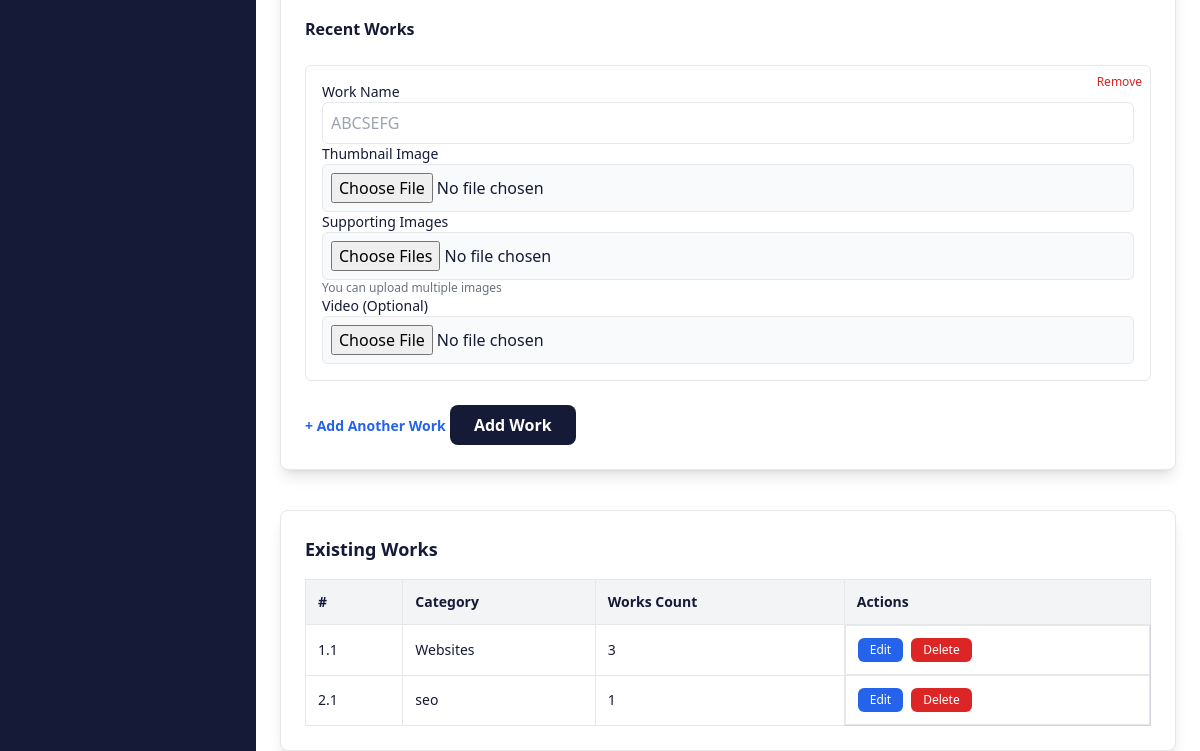
/admin-portfolio/ (lower part), run on an earlier commit of the app's database.
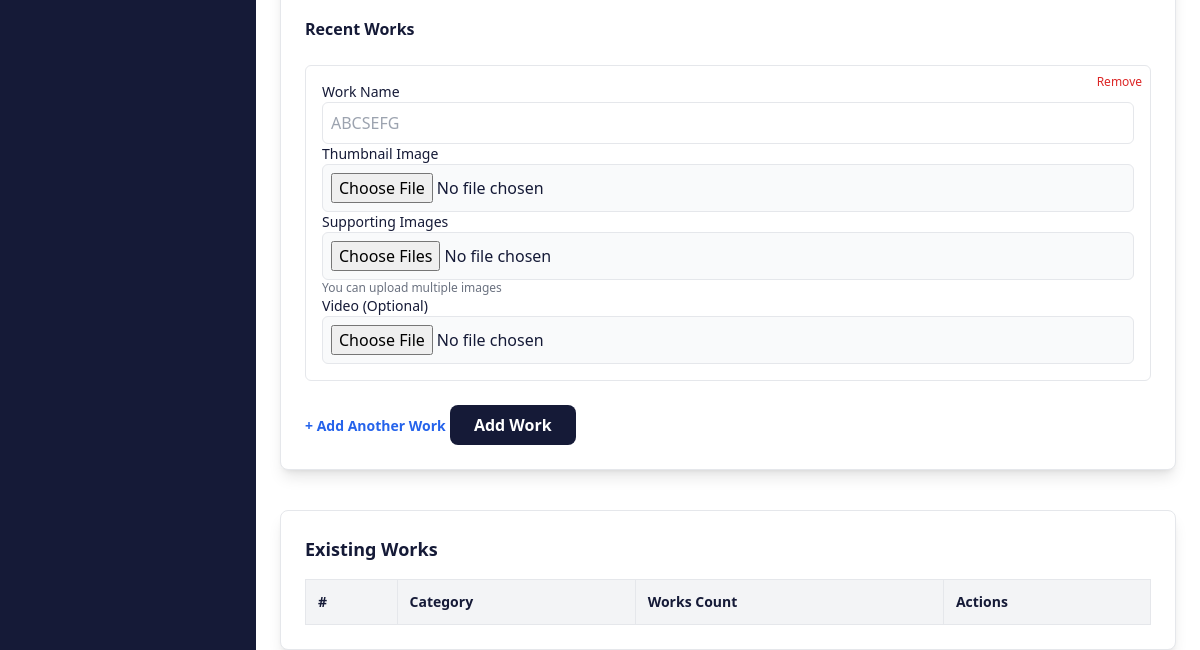
And on a later commit of the database.
### cybexelapp/models.py (models this page shows, shortened)
class PortfolioDetail(models.Model):
    category = models.ForeignKey(
        PortfolioCategory,
        on_delete=models.CASCADE,
        related_name="details",
        blank=True,
        null=True
    )
    subcategory = models.ForeignKey(
    PortfolioSubCategory,
    on_delete=models.CASCADE,
    related_name="details",
    blank=True,
    null=True
)
    heading = models.CharField(max_length=500)
    intro_paragraph = models.TextField(default="No intro provided yet.")  # ✅ Default added
    main_image = models.ImageField(upload_to="portfolio/detail/main/")
    process_heading = models.CharField(max_length=200)
    process_description = models.TextField()

class PortfolioCategory(models.Model):
    name = models.CharField(max_length=500)
    slug = models.SlugField(unique=True, blank=True)
    icon = models.ImageField(upload_to="portfolio/category/icons/", blank=True, null=True)

### cybexelapp/views.py (the view, shortened to what this page needs)
# urls.py: path('admin-portfolio/', views.admin_portfolio, name='admin_portfolio'),
def admin_portfolio(request):
    categories = PortfolioCategory.objects.prefetch_related(
        "subcategories",
        "details__works__images",
        "details__points",
        "details__steps",
        "subcategories__details__works__images",
        "subcategories__details__points",
        "subcategories__details__steps",
    ).all()
    subcategories = PortfolioSubCategory.objects.select_related("category").all()
    return render(
        request,
        "admin_portfolio.html",
        {
            "categories": categories,
            "subcategories": subcategories,
        },
    )

### cybexelapp/templates/admin_portfolio.html (shortened to what the changed rows need)
{% load static %}
<!DOCTYPE html>
<html lang="en">
<head>
  <script src="https://cdn.tailwindcss.com"></script>
</head>
<body class="bg-white text-[#151a37] font-sans">
  <div class="flex min-h-screen">
<section class="mt-16 w-[85%] px-6 ml-64">
<div class="bg-white shadow-lg p-6 rounded-lg border mt-10">
  {% if categories %}
  <div class="overflow-x-auto">
    <table class="min-w-full border-collapse border border-gray-300 text-sm">
      <thead>
        <tr class="bg-gray-100 text-[#151a37]">
          <th class="border p-3 text-left">#</th>
          <th class="border p-3 text-left">Category</th>
          <th class="border p-3 text-left">Works Count</th>
          <th class="border p-3 text-left">Actions</th>
        </tr>
      </thead>
<tbody>
{% for cat in categories %}
    {% for detail in cat.details.all %}
        <tr class="hover:bg-gray-50">
            <td class="border p-3">{{ forloop.parentloop.counter }}.{{ forloop.counter }}</td>
            <td class="border p-3">
                {{ cat.name }}
            </td>
            <td class="border p-3">{{ detail.works.count }}</td>
            <td class="border p-3 flex gap-2">
                <button type="button"
                        class="px-3 py-1 bg-blue-600 text-white rounded-md text-xs edit-btn"
                        data-detail-id="{{ detail.id }}"
                        data-category-id="{{ cat.id }}"
                        data-subcategory-id="{{ detail.subcategory.id|default:'' }}"
                        data-title="{{ detail.heading|default_if_none:''|escapejs }}"
                        data-description="{{ detail.intro_paragraph|default_if_none:''|escapejs }}"
                        data-process-heading="{{ detail.process_heading|default_if_none:''|escapejs }}"
                        data-process-desc="{{ detail.process_description|default_if_none:''|escapejs }}"
                        data-bullets='[{% for b in detail.points.all %}"{{ b.title|escapejs }}"{% if not forloop.last %}, {% endif %}{% endfor %}]'
                        data-process-steps='[{% for s in detail.steps.all %}{"title":"{{ s.title|escapejs }}","desc":"{{ s.description|escapejs }}"}{% if not forloop.last %},{% endif %}{% endfor %}]'
                        data-works='[{% for w in detail.works.all %}{
                            "id": {{ w.id }},
                            "name": "{{ w.name|escapejs }}",
                            "thumbnail": "{% if w.thumbnail %}{{ w.thumbnail.url }}{% endif %}",
                            "images": [{% for img in w.images.all %}"{{ img.image.url }}"{% if not forloop.last %}, {% endif %}{% endfor %}],
                            "video": "{% if w.video %}{{ w.video.url }}{% endif %}",
                            "subcategory_id": "{{ detail.subcategory.id|default:"" }}"
                        }{% if not forloop.last %},{% endif %}{% endfor %}]'>
                    Edit
                </button>
                <button type="button"
                        class="px-3 py-1 bg-red-600 text-white rounded-md text-xs delete-btn"
                        data-category-id="{{ cat.id }}"
                        data-detail-id="{{ detail.id }}">
                    Delete
                </button>
            </td>
        </tr>
    {% endfor %}
{% endfor %}
</tbody>
    </table>
  </div>
  {% else %}
    <p class="text-sm text-gray-500 text-center py-6">No categories available.</p>
  {% endif %}
</div>
</section>
</body>
</html>

What changed in the data, as far as the page shows it:
no longer on this page (row unchanged): PortfolioCategory: name "Websites"
removed PortfolioDetail: works.count "3"
no longer on this page (row unchanged): PortfolioCategory: name "seo"
removed PortfolioDetail: works.count "1"
